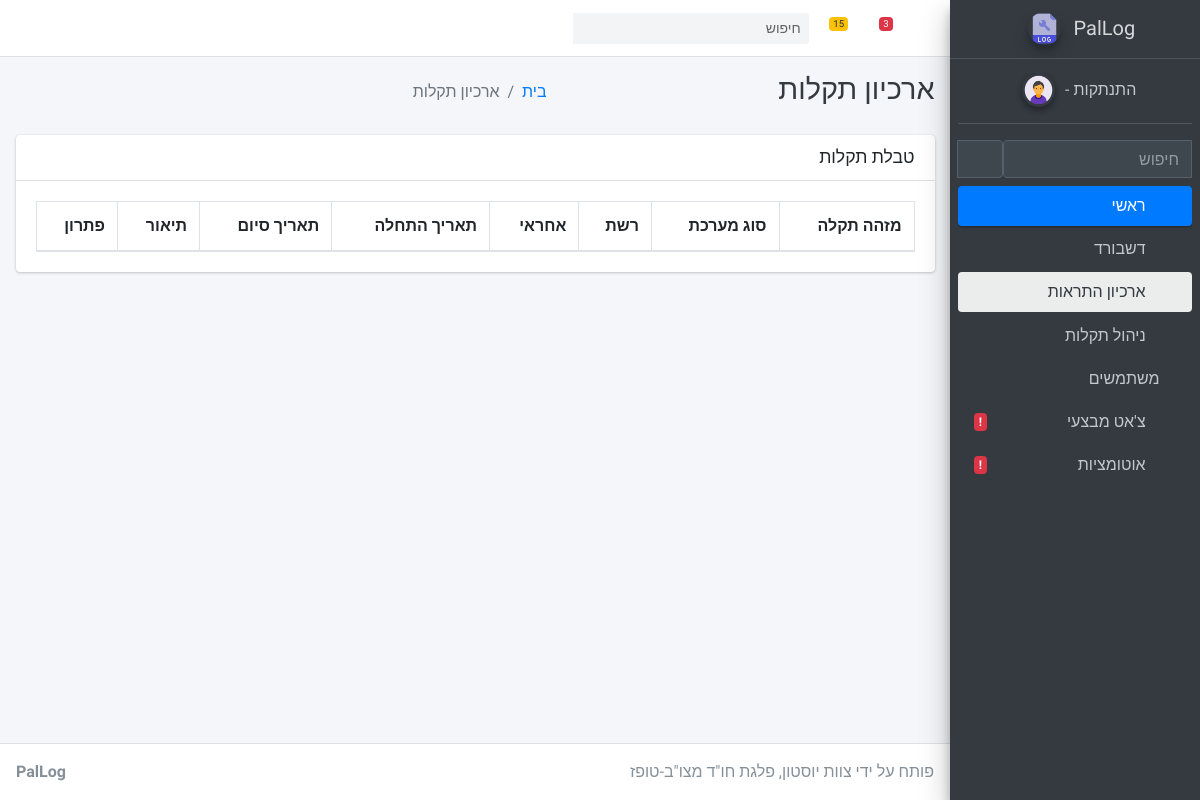
/primary-record, run on an earlier commit of the app's database.
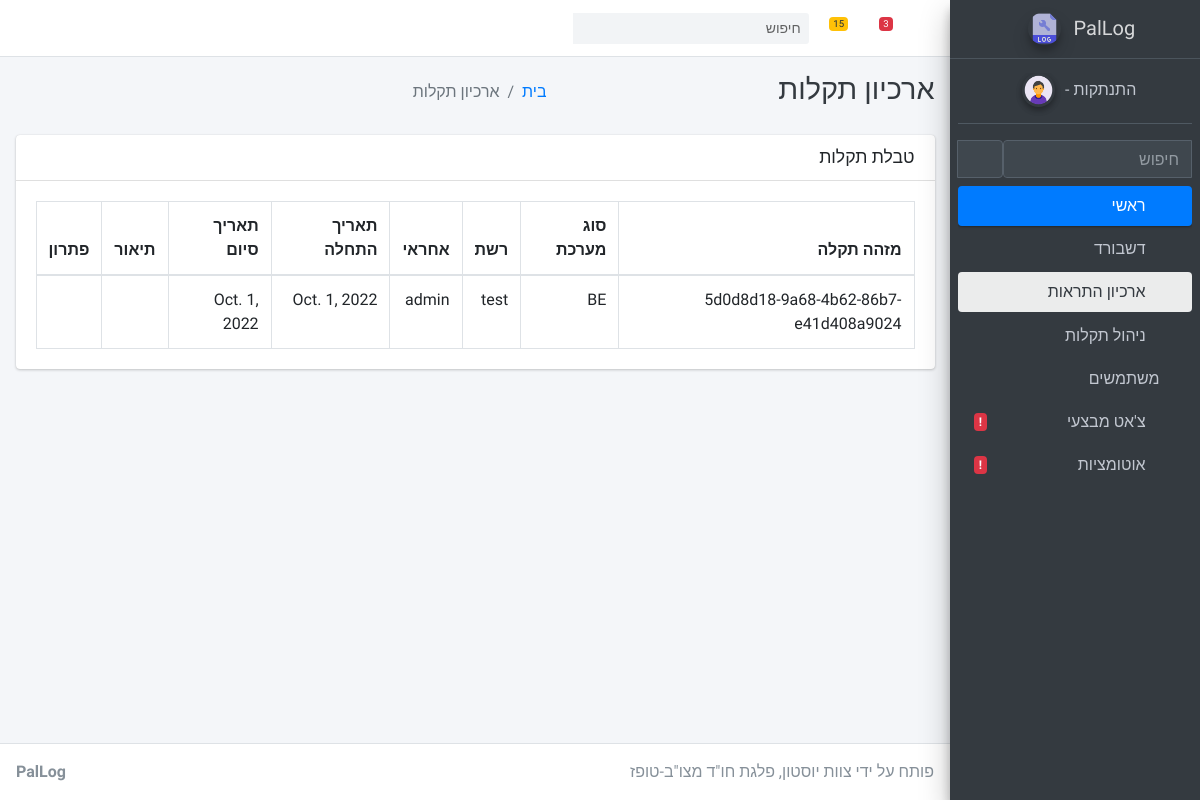
And on a later commit of the database.
### apps/home/models.py (models this page shows, shortened)
class Record(models.Model):
    AIRPORT = 'AIRPORT'
    BE = 'BE'
    CHOICES_SYSTEM = (
        (AIRPORT, 'AIRPORT'),
        (BE, 'BE')
    )
    FINISHED = 'FINISHED'
    IN_PROGRESS = 'IN PROGRESS'
    ABORTED = 'ABORTED'
    CHOICES_STATUS = (
        (FINISHED, 'FINISHED'),
        (IN_PROGRESS, 'IN PROGRESS'),
        (ABORTED, 'ABORTED')
    )
    id = models.AutoField(primary_key=True)
    record_id =  models.UUIDField(default=uuid.uuid4, editable=False)
    created_by = models.ForeignKey(User, related_name='records', on_delete=models.CASCADE)
    system_type = models.CharField(max_length=20, choices=CHOICES_SYSTEM, default=AIRPORT)
    status = models.CharField(max_length=20, choices=CHOICES_STATUS, default=IN_PROGRESS)
    network = models.CharField(max_length = 12)
    date_start = models.DateField()
    date_finish = models.DateField()
    progression = PositiveIntegerField(default=0, validators=[MinValueValidator(0), MaxValueValidator(100)])
    short_description = models.TextField(blank=True, null=True)
    long_description = models.TextField(blank=True, null=True)
    short_solution = models.TextField(blank=True, null=True)
    long_solution = models.TextField(blank=True, null=True)

### apps/home/views.py (the view)
# urls.py: path('primary-record', views.record, name='primary-record'),
def record(request):
    records = Record.objects.all()
    context = {'main', 'record'}
    return render(request,'home/records.html', {'records': records, 'segment' : context})

### apps/context_processors.py (called while the page is built)
def cfg_assets_root(request):
    return { 'ASSETS_ROOT' : settings.ASSETS_ROOT }

### apps/templates/home/records.html (shortened to what this page needs)
{% extends "layouts/base.html" %}
{% block body_class %} sidebar-mini layout-fixed layout-navbar-fixed layout-footer-fixed {% endblock body_class %}
{% block stylesheets %}
  <link rel="stylesheet" href="{{ ASSETS_ROOT }}/plugins/fontawesome-free/css/all.min.css">
  <link rel="stylesheet" href="{{ ASSETS_ROOT }}/plugins/datatables-bs4/css/dataTables.bootstrap4.min.css">
  <link rel="stylesheet" href="{{ ASSETS_ROOT }}/css/adminlte.min.css">
{% endblock stylesheets %}
{% block content %}
  <div class="content-wrapper">
    <div class="content-header" style="direction:rtl">
      <div class="container-fluid">
        <div class="row mb-2">
          <div class="col-sm-3">
            <h1 class="m-0 text-dark">ארכיון תקלות</h1>
          </div>
          <div class="col-sm-4">
            <ol class="breadcrumb float-sm-left">
              <li class="breadcrumb-item"><a href="/">בית</a></li>
              <li class="breadcrumb-item active">ארכיון תקלות</li>
            </ol>
          </div>
        </div>
      </div>
    </div>
    <section class="content" style="direction: rtl">
      <div class="container-fluid">
        <div class="row">
          <div class="col-12">
            <div class="card">
              <div class="card-header">
                <h3 class="card-title">טבלת תקלות</h3>
              </div>
              <div class="card-body">
                <table id="table" class="table table-bordered table-hover">
                  <thead>
                  <tr>
                    <th>מזהה תקלה</th>
                    <th>סוג מערכת</th>
                    <th>רשת</th>
                    <th>אחראי</th>
                    <th>תאריך התחלה</th>
                    <th>תאריך סיום</th>
                    <th>תיאור</th>
                    <th>פתרון</th>
                  </tr>
                  </thead>
                  <tbody>
                  {% for r in records %}
                    <tr>
                      <td>{{r.record_id}}</td>
                      <td>{{r.system_type}}</td>
                      <td>{{r.network}}</td>
                      <td>{{r.created_by}}</td>
                      <td>{{r.date_start}}</td>
                      <td>{{r.date_finish}}</td>
                      <td>{{r.short_description}}</td>
                      <td>{{r.short_solution}}</td>
                    </tr>
                  {% endfor %}
                  </tbody>
                </table>
              </div>
            </div>
          </div>
        </div>
      </div>
    </section>
  </div>
{% endblock content %}

What changed in the data, as far as the page shows it:
added Record: record_id "5d0d8d18-9a68-4b62-86b7-e41d408a9024", system_type "BE", network "test", created_by "admin", date_start "Oct. 1, 2022", date_finish "Oct. 1, 2022"
